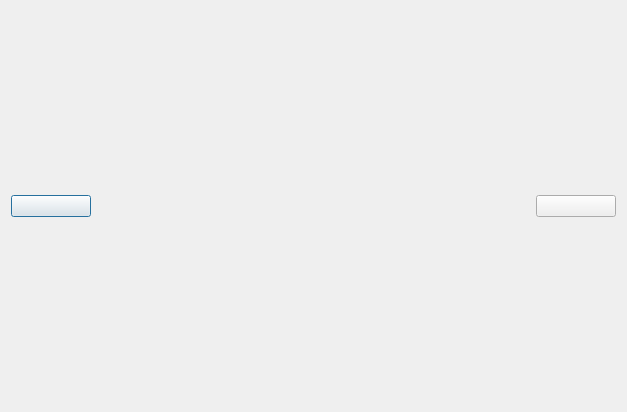
<?xml version="1.0" encoding="UTF-8"?>
<ui version="4.0">
 <class>PicShow</class>
 <widget class="QDialog" name="PicShow">
  <property name="geometry">
   <rect>
    <x>0</x>
    <y>0</y>
    <width>627</width>
    <height>412</height>
   </rect>
  </property>
  <property name="windowTitle">
   <string>Dialog</string>
  </property>
  <layout class="QHBoxLayout" name="horizontalLayout">
   <item>
    <layout class="QGridLayout" name="gridLayout">
     <item row="1" column="0">
      <widget class="QWidget" name="widget" native="true">
       <property name="minimumSize">
        <size>
         <width>80</width>
         <height>0</height>
        </size>
       </property>
       <property name="maximumSize">
        <size>
         <width>80</width>
         <height>16777215</height>
        </size>
       </property>
       <layout class="QVBoxLayout" name="verticalLayout_2">
        <property name="leftMargin">
         <number>0</number>
        </property>
        <property name="topMargin">
         <number>0</number>
        </property>
        <property name="rightMargin">
         <number>0</number>
        </property>
        <property name="bottomMargin">
         <number>0</number>
        </property>
        <item>
         <widget class="PicButton" name="previousBtn">
          <property name="text">
           <string/>
          </property>
         </widget>
        </item>
       </layout>
      </widget>
     </item>
     <item row="1" column="4">
      <spacer name="horizontalSpacer_2">
       <property name="orientation">
        <enum>Qt::Orientation::Horizontal</enum>
       </property>
       <property name="sizeHint" stdset="0">
        <size>
         <width>40</width>
         <height>20</height>
        </size>
       </property>
      </spacer>
     </item>
     <item row="1" column="1">
      <spacer name="horizontalSpacer">
       <property name="orientation">
        <enum>Qt::Orientation::Horizontal</enum>
       </property>
       <property name="sizeHint" stdset="0">
        <size>
         <width>40</width>
         <height>20</height>
        </size>
       </property>
      </spacer>
     </item>
     <item row="1" column="5">
      <widget class="QWidget" name="widget_2" native="true">
       <property name="minimumSize">
        <size>
         <width>80</width>
         <height>0</height>
        </size>
       </property>
       <property name="maximumSize">
        <size>
         <width>80</width>
         <height>16777215</height>
        </size>
       </property>
       <layout class="QVBoxLayout" name="verticalLayout">
        <property name="leftMargin">
         <number>0</number>
        </property>
        <property name="topMargin">
         <number>0</number>
        </property>
        <property name="rightMargin">
         <number>0</number>
        </property>
        <property name="bottomMargin">
         <number>0</number>
        </property>
        <item>
         <widget class="PicButton" name="nextBtn">
          <property name="text">
           <string/>
          </property>
         </widget>
        </item>
       </layout>
      </widget>
     </item>
     <item row="0" column="3">
      <spacer name="verticalSpacer">
       <property name="orientation">
        <enum>Qt::Orientation::Vertical</enum>
       </property>
       <property name="sizeHint" stdset="0">
        <size>
         <width>20</width>
         <height>40</height>
        </size>
       </property>
      </spacer>
     </item>
     <item row="1" column="3">
      <widget class="QLabel" name="label">
       <property name="text">
        <string/>
       </property>
      </widget>
     </item>
     <item row="2" column="3">
      <spacer name="verticalSpacer_2">
       <property name="orientation">
        <enum>Qt::Orientation::Vertical</enum>
       </property>
       <property name="sizeHint" stdset="0">
        <size>
         <width>20</width>
         <height>40</height>
        </size>
       </property>
      </spacer>
     </item>
    </layout>
   </item>
  </layout>
 </widget>
 <customwidgets>
  <customwidget>
   <class>PicButton</class>
   <extends>QPushButton</extends>
   <header>picbutton.h</header>
  </customwidget>
 </customwidgets>
 <resources/>
 <connections/>
</ui>
